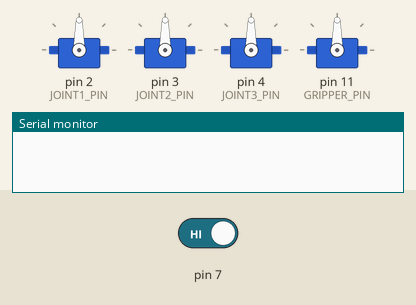
Simulated run of this program. Board: Arduino Uno, built with avr-gcc and run on an emulated ATmega328P. Shown: 4 × servo, the last lines printed to the serial monitor. Inputs (shaded band) come from the test bench; at power-on: pin 7 HIGH.

Above: at 1.3 s.
1.4 s: pin 7 driven LOW
At 7.9 s:
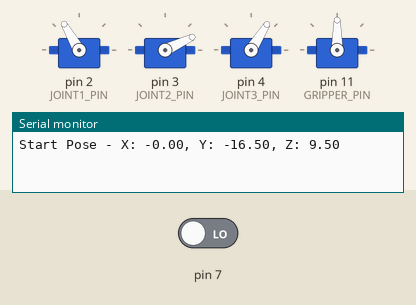
At 14.5 s:
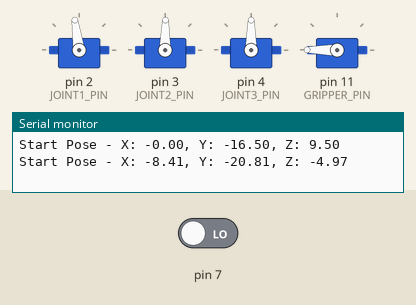
Timing chart, 0 to 21.7 s (numbered marks = the images above; inputs shaded):
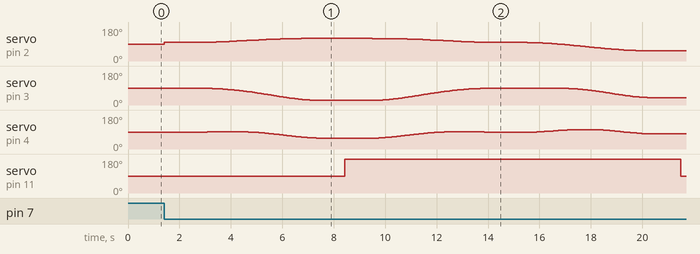

The program:

main.cpp
```cpp
#include <Arduino.h>
#include <Servo.h>
#include "Robot.h"
#include "Kinematics.h"

Robot* robot = new Robot();

void setup() {
  Serial.begin(115200);
  robot->init();
  delay(100);
  pinMode(7, INPUT);
}

void loop() {
  if (digitalRead(7) == LOW)
  {
    robot->pickAndPlace({-8.7, -20.6, -5}, {13.8, -14.1, -5}, 5, 1000);
  }
}
```

Joint.h
```cpp
#pragma once

#include <Servo.h>

class Joint {
public:
    Joint(int off, int pin);
    void init();
    void writeDeg(int pos);

    inline float getPos() {return jAngle;};
private:
    Servo servo;
    int offset;
    int pin;

    float jAngle;
};
```

Kinematics.h
```cpp
#pragma once

class Kinematics {

public:

    struct Vec3 {
        float a;
        float b;
        float c;
    };

    // Static calculation functions
    static Vec3 Forward(float th1, float th2, float th3);
    static Vec3 Forward(Vec3 joints);

    static Vec3 Inverse(Vec3 pose);

    static inline float deg2Rad(float deg){
        return deg * DEG_TO_RAD;
    }

    static inline float rad2Deg(float rad){
        return rad * RAD_TO_DEG;
    }

private:
    Kinematics() = delete;

    // Joint distances
    static constexpr float L1 = 9.5;
    static constexpr float L2 = 16.5;
};
```

Robot.h
```cpp
#pragma once

#include "Arduino.h"
#include "Joint.h"
#include "Kinematics.h"

class Robot {
public:

    struct Trajectory
    {
        Kinematics::Vec3 points[100];
        int numPoints;
        float tf; //seconds
    };

    Robot();

    void init();
    void jointMove(int theta1, int theta2, int theta3, bool PosGRP);
    // void servoWrite(Servo joint, int pos);
    void potMove();
    void grpMove(bool PosGRP);
    void moveIK(float x, float y, float z, bool PosGRP);
    void potMoveIK(bool PosGRP);

    Kinematics::Vec3 getCurrentJoints();
    Kinematics::Vec3 getCurrentPos();

    void generateTrajectory(Kinematics::Vec3 end, float tf);

    void runTrajectory(bool PosGrp);

    void linearMove(Kinematics::Vec3 end, float tf, bool PosGrp);

    void pickAndPlace(Kinematics::Vec3 pick, Kinematics::Vec3 place,
                                int pathTime, int delayTime);

private:
    Joint J1;
    Joint J2;
    Joint J3;
    Servo Grp;

    Kinematics::Vec3 joints;
    Kinematics::Vec3 pose;

    Trajectory traj;
};
```

Trajectory.h
```cpp
#pragma once

class Trajectory {

public:
    Trajectory();

private:

};
```

Joint.cpp
```cpp
#include <Arduino.h>
#include "Joint.h"

Joint::Joint(int off, int pin) {
    this->offset = off;
    this->pin = pin;
}

void Joint::init(){
    this->servo.attach(pin);
}

void Joint::writeDeg(int pos){
    this->jAngle = pos;
    servo.write(pos + offset);
}
```

Kinematics.cpp
```cpp
#include <Arduino.h>
#include "Kinematics.h"

Kinematics::Vec3 Kinematics::Forward(float th1, float th2, float th3){
    Kinematics::Vec3 joints;
    joints.a = constrain(th1, 0, 180);
    joints.b = constrain(th2, 0, 180);
    joints.c = constrain(th3, 0, 180);
    return Kinematics::Forward(joints);
}

Kinematics::Vec3 Kinematics::Forward(Kinematics::Vec3 joints){
    const float t1 = deg2Rad(joints.a);
    const float t2 = deg2Rad(joints.b);
    const float t3 = deg2Rad(joints.c);

    const float s1 = sinf(t1), c1 = cosf(t1);
    const float s2 = sinf(t2), c2 = cosf(t2);
    const float s3 = sinf(t3), c3 = cosf(t3);

    Kinematics::Vec3 toolPose;

    // x = L2*c1*c2*c3 + L2*c1*s2*s3 + L1*c1*c2
    toolPose.a = L2*c1*c2*c3 + L2*c1*s2*s3 + L1*c1*c2;

    // y = L2*s1*c2*c3 + L2*s1*s2*s3 + L1*s1*c2
    toolPose.b = -L2*s1*c2*c3 - L2*s1*s2*s3 - L1*s1*c2;

    // z = -L2*s2*c3 + L2*c2*s3 - L1*s2
    toolPose.c = L2*s2*c3 - L2*c2*s3 + L1*s2;

    return toolPose;
}

Kinematics::Vec3 Kinematics::Inverse(Kinematics::Vec3 toolPose){
    const float x  = toolPose.a;
    const float yp = toolPose.b;   // y'
    const float zp = toolPose.c;   // z'

    // theta1 from new-frame relation y' = -s1 * r, x = c1 * r
    const float t1 = atan2f(-yp, x);

    // Planar reduction (u,v) = (r, z')
    const float u = sqrtf(x*x + yp*yp);
    const float v = zp;

    const float d = sqrtf(u*u + v*v);

    // Circle-circle intersection parameters
    const float a_len = (L1*L1 - L2*L2 + d*d) / (2.0f * d);
    const float h2    = L1*L1 - a_len*a_len;
    const float h     = sqrtf(fmaxf(h2, 0.0f));

    // Point along the line from origin to target
    const float pu = a_len * u / d;
    const float pv = a_len * v / d;

    // Perpendicular offset (choose this branch as "sol1")
    const float ou = -h * v / d;
    const float ov =  h * u / d;

    // Elbow point P1 (sol1 branch)
    const float u1 = pu + ou;
    const float v1 = pv + ov;

    // Recover theta2 directly from elbow point (this is the corrected part)
    const float t2 = atan2f(v1, u1);

    // Direction of link2 in (u,v)
    const float alpha = atan2f(v - v1, u - u1);

    // For your NEW-frame FK: theta3 = theta2 - alpha
    const float t3 = t2 - alpha;

    Kinematics::Vec3 joints;
    joints.a = rad2Deg(t1);
    joints.b = rad2Deg(t2);
    joints.c = rad2Deg(t3);

    return joints;
}
```

Robot.cpp
```cpp
#include "Robot.h"
#include <TimerOne.h>

#define POT1 A1
#define POT2 A2
#define POT3 A3

#define JOINT1_PIN 2
#define JOINT2_PIN 3
#define JOINT3_PIN 4
#define GRIPPER_PIN 11

#define OFF1 8
#define OFF2 0
#define OFF3 0

#define GRP_OPEN 90
#define GRP_CLOSE 180

Robot::Robot() :
    J1(OFF1, JOINT1_PIN),
    J2(OFF2, JOINT2_PIN),
    J3(OFF3, JOINT3_PIN)
{}

void Robot::init(){
    J1.init();
    J2.init();
    J3.init();
    this->Grp.attach(GRIPPER_PIN);
}

void Robot::jointMove(int theta1, int theta2, int theta3, bool PosGRP){
    J1.writeDeg(theta1);
    J2.writeDeg(theta2);
    J3.writeDeg(theta3);
    grpMove(PosGRP);
    joints = {J1.getPos(), J2.getPos(), J3.getPos()};
    pose = Kinematics::Forward(joints);
}

void Robot::potMove(){
    int ang1 = map(analogRead(POT1), 0, 1023, 0, 180);
    int ang2 = map(analogRead(POT2), 0, 1023, 0, 180);
    int ang3 = map(analogRead(POT3), 0, 1023, 0, 180);

    Robot::jointMove(ang1, ang2, ang3, true);
}

void Robot::grpMove(bool PosGRP){
    Grp.write(PosGRP ? GRP_OPEN : GRP_CLOSE);
}

void Robot::moveIK(float x, float y, float z, bool PosGRP){
    Kinematics::Vec3 joints = Kinematics::Inverse(Kinematics::Vec3{x, y, z});
    jointMove(joints.a, joints.b, joints.c, PosGRP);
}

void Robot::potMoveIK(bool PosGRP){
    int x = map(analogRead(POT1), 0, 1023, -25, 25);
    int y = map(analogRead(POT2), 0, 1023, -25, 25);
    int z = map(analogRead(POT3), 0, 1023, -5, 25);

    moveIK(x, y, z, PosGRP);
}

Kinematics::Vec3 Robot::getCurrentJoints(){
    return joints;
}

Kinematics::Vec3 Robot::getCurrentPos(){
    return pose;
}

void Robot::generateTrajectory(Kinematics::Vec3 end, float tf) {

    tf = constrain(tf, 0, 5);

    Kinematics::Vec3 start = getCurrentPos();

    Serial.print("Start Pose - X: ");
    Serial.print(start.a);
    Serial.print(", Y: ");
    Serial.print(start.b);
    Serial.print(", Z: ");
    Serial.println(start.c);

    const float dt = 0.05f;
    traj.tf = tf;
    traj.numPoints = (int)(tf / dt) + 1;

    if (traj.numPoints > 100) {
        traj.numPoints = 100;
    }

    float ax0 = start.a;
    float ax1 = 0.0f;
    float ax2 = 3.0f * (end.a - start.a) / (tf * tf);
    float ax3 = -2.0f * (end.a - start.a) / (tf * tf * tf);

    float ay0 = start.b;
    float ay1 = 0.0f;
    float ay2 = 3.0f * (end.b - start.b) / (tf * tf);
    float ay3 = -2.0f * (end.b - start.b) / (tf * tf * tf);

    float az0 = start.c;
    float az1 = 0.0f;
    float az2 = 3.0f * (end.c - start.c) / (tf * tf);
    float az3 = -2.0f * (end.c - start.c) / (tf * tf * tf);

    for (int i = 0; i < traj.numPoints; i++) {
        float t = i * dt;

        if (t > tf) {
            t = tf;
        }

        traj.points[i].a = ax0 + ax1 * t + ax2 * t * t + ax3 * t * t * t;
        traj.points[i].b = ay0 + ay1 * t + ay2 * t * t + ay3 * t * t * t;
        traj.points[i].c = az0 + az1 * t + az2 * t * t + az3 * t * t * t;
    }
}

void Robot::runTrajectory(bool PosGrp){
    unsigned long start = millis();
    unsigned long now = start;
    int index = 0;
    while (now - start <= traj.tf*1000.0)
    {
        now = millis();
        if (index < traj.numPoints)
        {
            index = (now - start) / 50;
            float x = traj.points[index].a;
            float y = traj.points[index].b;
            float z = traj.points[index].c;

            moveIK(x, y, z, PosGrp);
        } else {
            break;
        }
    }
    moveIK(traj.points[traj.numPoints - 1].a,
        traj.points[traj.numPoints - 1].b,
        traj.points[traj.numPoints - 1].c,
        PosGrp);
}

void Robot::linearMove(Kinematics::Vec3 end, float tf, bool PosGrp){
    generateTrajectory(end, tf);
    runTrajectory(PosGrp);
}

void Robot::pickAndPlace(Kinematics::Vec3 pick, Kinematics::Vec3 place,
                                int pathTime, int delayTime){

    // Home
    jointMove(90, 90, 90, true);
    delay(delayTime);

    // Move to pick
    linearMove(pick, pathTime, true);
    delay(delayTime);

    // Pick
    grpMove(false);
    delay(delayTime);

    // Home
    linearMove(Kinematics::Forward({90, 90, 90}), pathTime, false);
    delay(delayTime);

    // Move to place
    linearMove(place, pathTime, false);
    delay(delayTime);

    // Place
    grpMove(true);
    delay(delayTime);

    // Clear place vertically
    linearMove({place.a, place.b, place.c + 5}, pathTime/2, true);
    delay(delayTime);

    //Home
    linearMove(Kinematics::Forward({90, 90, 90}), pathTime, true);
}
```

Trajectory.cpp
```cpp
#include "Trajectory.h"
```
